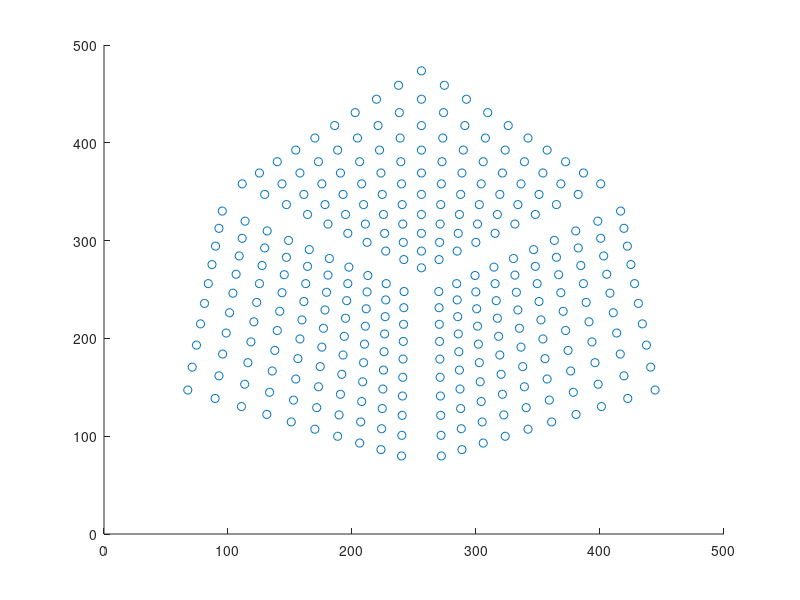

This figure's MATLAB source: (Note: this script raises an error after producing the figure.)
clear all;
close all;
clc;

PTS1 = load('pts2D_1.txt'); % 300 x 2 matrix
PTS2 = load('pts2D_2.txt'); % 300 x 2 matrix

tmp = ones(length(PTS1),1);

Homogenous_PTS1 = [PTS1, tmp];
Homogenous_PTS2 = [PTS2, tmp]; % 300 x 3 matrix (z axis = 1 for each)
 
matches = [PTS1, PTS2]; % 300 x 4 matrix. Firs two row for x-y values of first image, second two row for x-y values of second image
 
%% Create unnormalized Fundamental Matrix

A=ones(size(matches,1),9);

A(:,1)=matches(:,1).*matches(:,3);
A(:,2)=matches(:,1).*matches(:,4);
A(:,3)=matches(:,1);
A(:,4)=matches(:,2).*matches(:,3);
A(:,5)=matches(:,2).*matches(:,4);
A(:,6)=matches(:,2);
A(:,7)=matches(:,3);
A(:,8)=matches(:,4);

%first SVD
[~,S,V]=svd(A);
%find min singular value
[~,I]=min(diag(S));
f=V(:,I);

disp("unnormalized fundamental matrix")
F_matrix = reshape(f,3,3)'

 %% Enforcing rank 2 constraint 
 
[U1,S1,V1]=svd(F_matrix);
 
S1

[~,I1]=min(diag(S1))
 
S1(I1,I1)=0; % but its already 0 so actually nothing changes. so this constraint is already satisfied in our case
 
disp("unnormalized but rank 2 constraint applied fundamental matrix")
F_matrix = U1*S1*V1'
 
 
 %% Calculating and Drawing Epipolar Lines with Fundamental Matrix
 
 Epipolar_Lines1 = ones([length(PTS1),3]);
 Epipolar_Lines2 = ones([length(PTS2),3]);
 
 x1 = ones([length(PTS1),1]);
 x2 = ones([length(PTS1),512]);
  
 for i=1:length(PTS1)
     Epipolar_Lines1(i,:) = F_matrix * Homogenous_PTS2(i,:)';
     Epipolar_Lines2(i,:) = F_matrix' * Homogenous_PTS1(i,:)';
 end
 
 figure
 title("epipolar lines of 1. image with unnormalized fundamental matrix")
 % Compute the intersection points of the lines and the image border.
 scatter(PTS1(:,1), PTS1(:,2));
 hold on
 pts = lineToBorderPoints(Epipolar_Lines1, [512,512]);
 % Show the epipolar lines in the first image
 line(pts(:, [1,3])', pts(:, [2,4])');
 
 figure
 title("epipolar lines of 2. image with unnormalized fundamental matrix")
 scatter(PTS2(:,1), PTS2(:,2));
 hold on
 pts = lineToBorderPoints(Epipolar_Lines2, [512,512]);
 line(pts(:, [1,3])', pts(:, [2,4])');
 
 % compute and draw just for 1 point. To see what is going on in fact
 figure
 title("First epipolar line of 1. image with unnormalized fundamental matrix")
 scatter(PTS1(1,1), PTS1(1,2));
 hold on
 pts = lineToBorderPoints(Epipolar_Lines1, [512,512]);
 line(pts(1, [1,3])', pts(1, [2,4])');
 hold off
 
 figure
 title("First epipolar line of 2. image with unnormalized fundamental matrix")
 scatter(PTS2(1,1), PTS2(1,2));
 hold on
 pts = lineToBorderPoints(Epipolar_Lines2, [512,512]);
 line(pts(1, [1,3])', pts(1, [2,4])');
 hold on


error1 = zeros(length(PTS1),1);
error2 = zeros(length(PTS1),1);
 
% computing average error
for i=1:length(PTS1)
    error1(i,:) = Homogenous_PTS1(i,:) * Epipolar_Lines1(i,:)';
    error2(i,:) = Homogenous_PTS2(i,:) * Epipolar_Lines2(i,:)';
end

average_error = (sum(error1,'all') + sum(error2,'all')) / 2 

%% Epipolar lines between images

figure
title("First 5 points on first image and their correspondant epipolar lines and points on second image")
scatter(PTS1(1:5,1), PTS1(1:5,2));
xlim([0 600])
ylim([0 450])
hold on
pts = lineToBorderPoints(Epipolar_Lines2, [512,512]);
line(pts(1:5, [1,3])', pts(1:5, [2,4])');
hold off

figure
pts = lineToBorderPoints(Epipolar_Lines1, [512,512]);
scatter(PTS2(1:5,1), PTS2(1:5,2));
hold on
line(pts(1:5, [1,3])', pts(1:5, [2,4])');
hold off

 %% Intersections of epipolar lines (epipoles)

epipole1 = null(F_matrix')
epipole2 = null(F_matrix)



%%  Extraction the camera projection matrices from the Fundamental matrix

epipole2_skew_symmetric = [0 -epipole2(3) epipole2(2)
                           epipole2(3) 0  -epipole2(1) 
                          -epipole2(2) epipole2(1)  0];


P2 = [epipole2_skew_symmetric*F_matrix, epipole2]
P1 = [eye(3), [0;0;0]]
